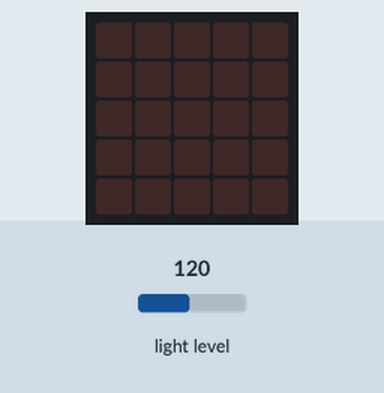
Bench run of a program on a simulated BBC micro:bit (MakeCode). On the bench: the board's 5×5 LED display. The inputs (shaded band) are chosen by the test bench; at power-on: light level 120.

Above: at 1.2 s.
1.3 s: light level set to 11
2.8 s: light level set to 8
At 3.3 s:
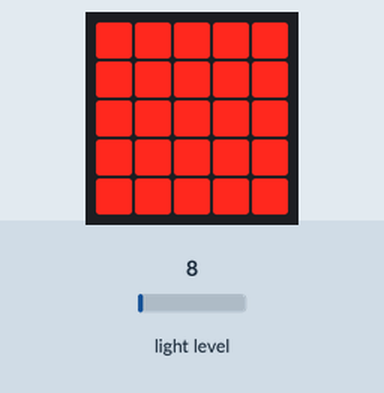
4.4 s: light level set to 64
At 5.1 s:
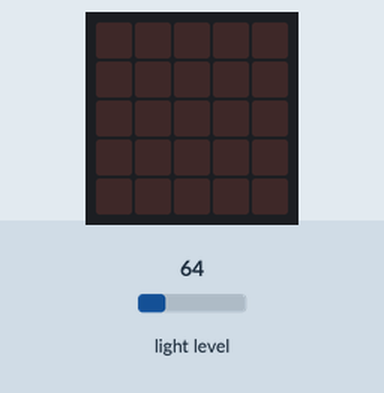
6.1 s: light level set to 5
At 6.9 s:
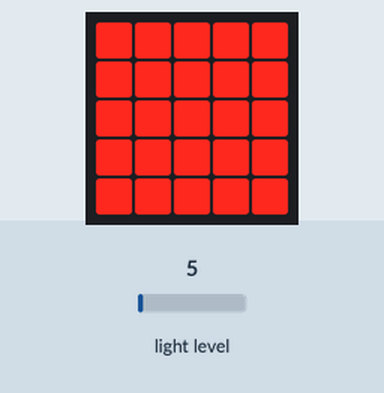
7.8 s: light level set to 128
At 8.7 s:
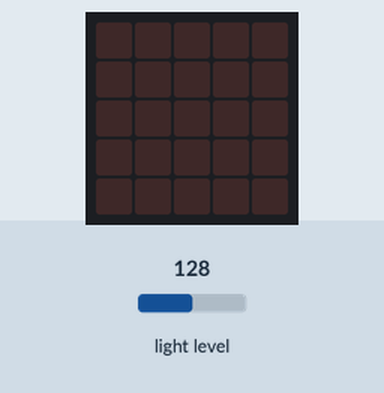
Timing chart, 0 to 10.4 s (numbered marks = the images above; inputs shaded):
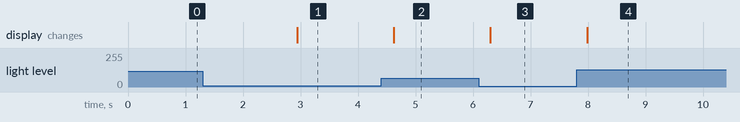

The program:

main.ts
```typescript
let nivel_de_luz = 0
basic.forever(function () {
    nivel_de_luz = input.lightLevel()
    if (nivel_de_luz < 10) {
        basic.showLeds(`
            # # # # #
            # # # # #
            # # # # #
            # # # # #
            # # # # #
            `)
    } else if (nivel_de_luz > 10) {
        basic.showLeds(`
            . . . . .
            . . . . .
            . . . . .
            . . . . .
            . . . . .
            `)
    }
})
```

test.ts
```typescript
// aquí va el archivo "tests"; esto no se compilará cuando este paquete se utilice como una extensión.
```

Measured:
- the behaviour switches between 10 and 9 on light level (found by bisection; images 0 and 1)
- after the input at 1.3 s, every drawn part: stays the same
- after the input at 2.8 s, the display: changes after 0.14 s (image 1)
- after the input at 4.4 s, the display: changes after 0.22 s (image 2)
- after the input at 6.1 s, the display: changes after 0.20 s (image 3)
- after the input at 7.8 s, the display: changes after 0.18 s (image 4)
